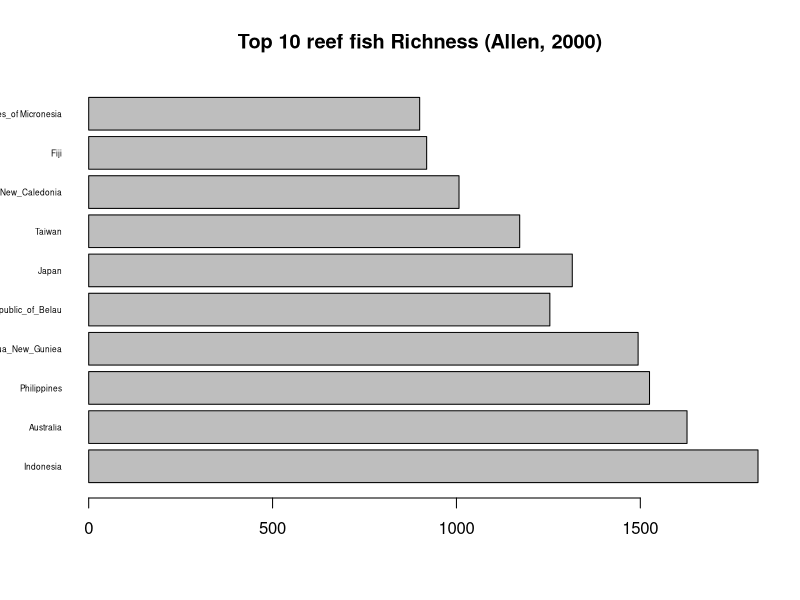

Source code (R):
## ---- chunk 1
knitr::opts_chunk$set(echo = TRUE)
## ---- chunk 2
fish<-read.table('DATA/reef_fish.txt', header = TRUE,sep="\t", dec=".")
## ---- chunk 3
fish
## ---- chunk 4
barplot(fish$richness, main="Top 10 reef fish Richness (Allen, 2000)", horiz=TRUE, names.arg=fish$country, cex.names=0.5, las=1)
